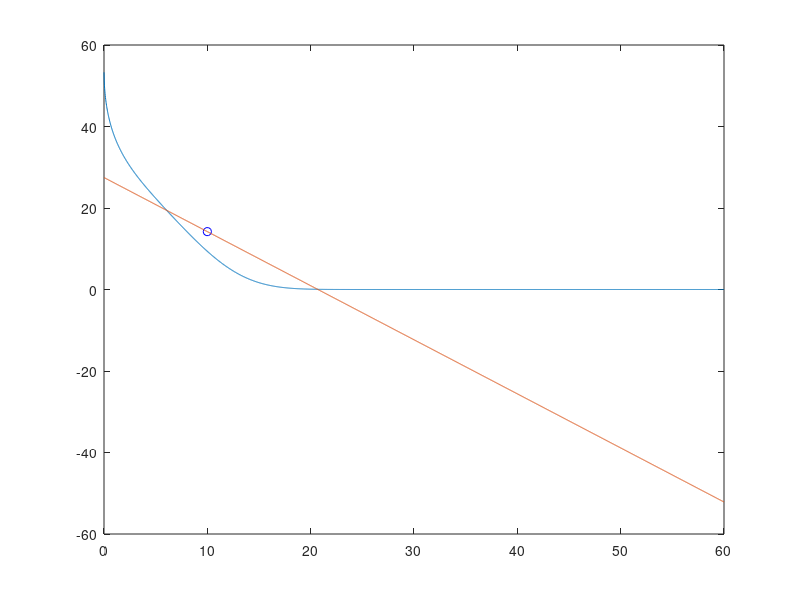

Write MATLAB code to recreate this figure.
%% Tie line estimation: estimated tie lines assuming weight ratio = volume ratio
clear all, clc

%Merchuk parameters for EOPO-SC
a = 53.9077352;
b = -0.358563817;
c = 0.000616283966;

%Initial range of Merchuck function
x_range = linspace(0.001,60,3000);
EOPO_bifunc = @(x)a*exp(b*x.^(.5)-c*x.^3);
EOPO_bi = EOPO_bifunc(x_range);

%Initializing variables
tieline = zeros(1,(length(x_range)));
TLL = zeros(1,1);
fslope = zeros(1,1);
yintercept = zeros(1,1);

xin1 = zeros(1,1);
xin2 = zeros(1,1);
yin1 = zeros(1,1);
yin2 = zeros(1,1);

figure(1) %defines figure 1

%EOPO-SC volume ratio + composition
VR = 3;
p = [10 14.203];

%Densities of phases
rho_poly = 1.019;
rho_salt = 1.12;
rho_ratio = rho_salt/rho_poly;

%Initialize range of possible slopes
m_range = linspace(-10,-1/1000,10000);
intercept = p(2)-(p(1)*m_range);
weightratios = zeros(1,10000);
bottomlength = zeros(1,10000);
toplength = zeros(1,10000);
ints = zeros(10000,4);

%Iterate through all possible slopes. For each slope, calculate
%intersection points between tie line and binodal curve. Find ratio of
%lengths between tie line segments. 
for k=1:1:10000
   
EOPO_tiefunc = @(X)m_range(k)*X + intercept(k);
EOPO_tie = EOPO_tiefunc(x_range);

sub = EOPO_bi - EOPO_tie;

neg_slot = find(sub<0);
neg_val = x_range(neg_slot);
xint1 = neg_val(1);
xint2 = neg_val(end);
yint1 = EOPO_tiefunc(xint1);
yint2 = EOPO_tiefunc(xint2);
ints(k,:) = [xint1 xint2 yint1 yint2];

bottomlength(k) = sqrt((yint1-p(2))^2+(p(1)-xint1)^2);
toplength(k) = sqrt((p(2)-yint2)^2+(xint2-p(1))^2);
weightratios(k) = (toplength(k)/bottomlength(k))*rho_ratio;
end

%Find index of tie line slope that corresponds to a ratio of tie line
%segments which is very close to volume ratio
ratiopos = find(abs(weightratios-VR) < 1e-2);
fslope(1) = m_range(ratiopos(1));
yintercept(1) = intercept(ratiopos(1));
xin1(1) = ints(ratiopos(1),1);
xin2(1) = ints(ratiopos(1),2);
yin1(1) = ints(ratiopos(1),3);
yin2(1) = ints(ratiopos(1),4);

%Graph tie line and curve
tieline(1,:) =fslope(1)*(x_range) + yintercept(1);

TLL(1) = bottomlength(ratiopos(1))+toplength(ratiopos(1));

plot(p(1),p(2),'bo')
hold on

plot(x_range,EOPO_bi)
hold on
plot(x_range,tieline)

hold on %plots the phase diagram datapoints

%Print Equation of Tie Line
fprintf("Slope of Tie Line: %d\n", fslope(1));
fprintf("Y-Int of Tie Line: %d\n\n", yintercept(1));

%Print Intersection Points
fprintf("Polymer Content in Polymer-Rich Phase: %d\n", yin1(1));
fprintf("Salt Content in Polymer-Rich Phase: %d\n", xin1(1));
fprintf("Density of Polymer-Rich Phase: %d\n\n", rho_poly);
fprintf("Polymer Content in Salt-Rich Phase: %d\n", yin2(1));
fprintf("Salt Content in Salt-Rich Phase: %d\n", xin2(1));
fprintf("Density of Salt-Rich Phase: %d\n\n", rho_salt);